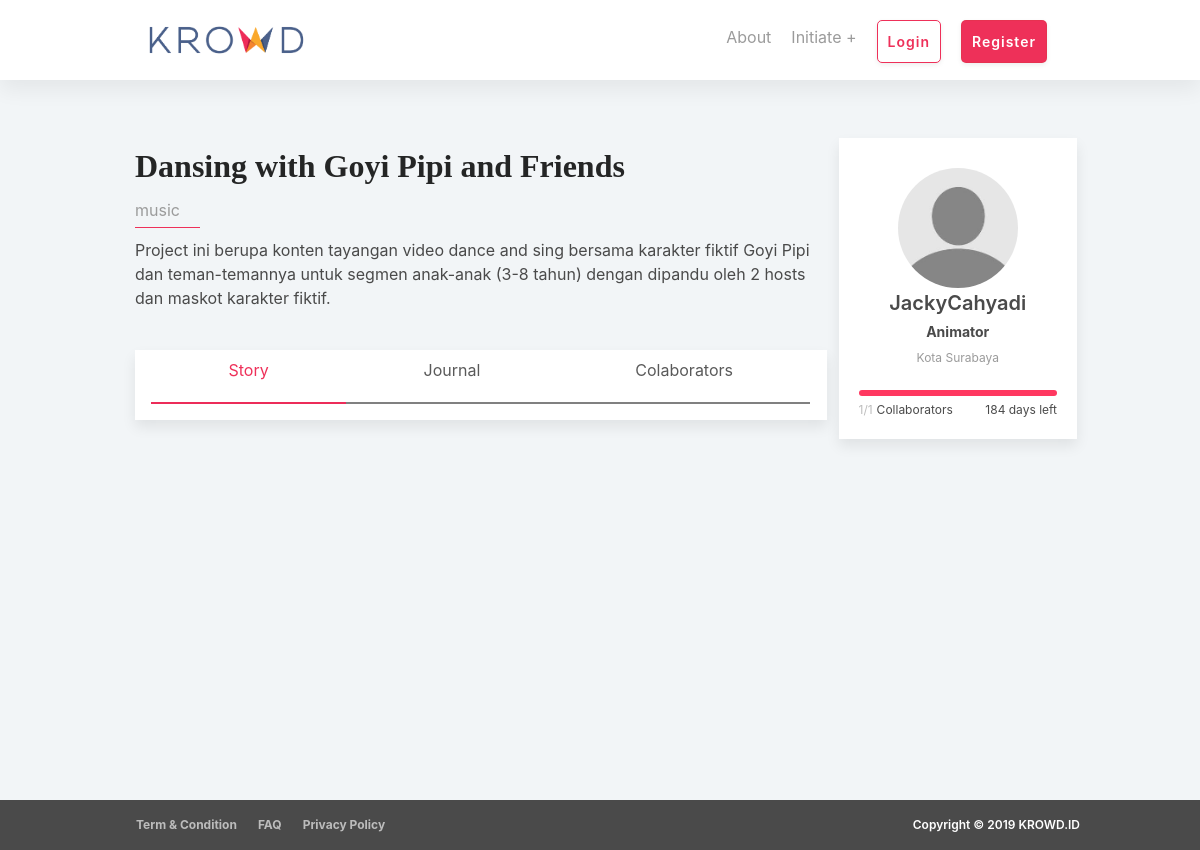
The page /c_krowd_home/detil_project/2 on the database its author committed.
### tables this page shows
CREATE TABLE `project` (
  `id_project` int(255) NOT NULL,
  `id_user` int(11) DEFAULT NULL,
  `judul_project` varchar(255) NOT NULL,
  `kategori` enum('music','fashion','technology','art','film&video','games','publishing','social') NOT NULL,
  `upload_image` blob NOT NULL,
  `short_desc` varchar(255) NOT NULL,
  `deskripsi` text NOT NULL,
  `lokasi` varchar(20) NOT NULL,
  `start_date` date NOT NULL,
  `end_date` date NOT NULL,
  `bidang_keahlian` varchar(20) NOT NULL,
  `max_user` int(100) NOT NULL,
  `popularity` enum('yes','no') NOT NULL,
  `admin_check` enum('Not Checked','Accepted','Rejected') NOT NULL
);

CREATE TABLE `user` (
  `id_user` int(11) NOT NULL,
  `username` varchar(255) NOT NULL,
  `email` varchar(255) NOT NULL,
  `password` varchar(255) NOT NULL,
  `short_bio` text NOT NULL,
  `experience` text NOT NULL,
  `portfolio` text NOT NULL,
  `kota` varchar(30) NOT NULL
);

### application/controllers/C_krowd_home.php (called while the page is built, shortened)
<?php
class C_krowd_home extends CI_Controller {
	function __construct()
    {
        $this->load->model('krowd_model');
    }
	public function detil_project($id)
	{
		$data['project'] = $this->krowd_model->get_specified_project_info($id);
		$data['collab'] = $this->krowd_model->get_project_collaborators($id);
		$this->load->view('detil_project', $data);
	}
}

### index.php (called while the page is built, shortened)
<?php
require_once BASEPATH.'core/CodeIgniter.php';

### application/models/krowd_model.php (called while the page is built, shortened)
<?php
class krowd_model extends CI_Model
{
    function get_specified_project_info($id)
    {
        $this->db->select('project.judul_project, user.username, project.kategori, project.short_desc, DATEDIFF(project.end_date,CURDATE()) AS "days_left", COUNT(queue.id_user) as "joined_user", project.max_user, project.deskripsi, project.lokasi, project.bidang_keahlian');
        $this->db->from('project');
        $this->db->join('user','project.id_user = user.id_user');
        $this->db->join('queue','queue.id_project = project.id_project');
        $this->db->where('project.id_project =', $id);
        $this->db->where('queue.status = 1');
        $query = $this->db->get();
        return $query->result_array();
    }
    function get_project_collaborators($id)
    {
        $this->db->select('user.id_user, user.username, user.kota');
        $this->db->from('user');
        $this->db->join('queue','queue.id_user=user.id_user');
        $this->db->join('project','project.id_project = queue.id_project');
        $this->db->where('project.id_project =', $id);
        $query = $this->db->get();
        return $query->result_array();
    }
    function get_collaborator_projects($id)
    {
        $this->db->select('count(queue.id_user)as "colpro"');
        $this->db->from('queue');
        $this->db->where('queue.id_user =', $id);
        $query = $this->db->get();
        return $query->result_array();
    }
    function get_initiated_projects($id)
    {
        $this->db->select('count(project.id_project)as"inpro"');
        $this->db->from('project');
        $this->db->join('user', 'user.id_user = project.id_user');
        $this->db->where('user.id_user =', $id);
        $query = $this->db->get();
        return $query->result_array();
    }
}

### application/views/detil_project.php (the view, shortened to what this page needs)
<link rel="stylesheet" href="<?= base_url('assets/css/detil_project.css')?>"/>
<?php foreach($project as $p){?>
<div class="bungkusDProject container">
	<div class="bungkusDetilProject2 columns">
		<div class="posProject column is-9">
			<h1 class="textJudulProjectDetil"><?= $p['judul_project']?></h1>
			<div class="textKategori"><?= $p['kategori']?></div>
			<span class="textBriefProject"><?= $p['short_desc']?></span>
			<div class="boxDetilProject">
				<div class="ant-tabs ant-tabs-top ant-tabs-line">
					<div role="tablist" class="ant-tabs-bar" tabindex="0">
							<div class="ant-tabs-nav-wrap">
								<div class="ant-tabs-nav-scroll">
									<nav class="navbar navbar-expand-sm justify-content-between" id="navMainMenu">
								      <ul class="navbar-nav nav-fill w-100 align-items-start">
								        <li class="nav-item">
								            <a class="nav-link active" id="ktg-menu" onclick="openMenu(event, 'story')">Story</a>
								        </li>
								        <li class="nav-item">
								            <a class="nav-link" id="ktg-menu" onclick="openMenu(event, 'jurnal')">Journal</a>
								        </li>
								        <li class="nav-item">
								            <a class="nav-link" id="ktg-menu" onclick="openMenu(event, 'colab')">Colaborators</a>
								        </li>
								     </ul>
								    </nav>
								</div>
							</div>
					</div>
				</div>
			</div>
		</div>
		<div class="posInitiator">
			<div class="bungkusInitiator">
				<img src="<?= base_url('assets/img/user.jpg')?>" alt="card" class="imgInitiator">
				<div class="body has-text-centered">
					<div class="textNamaInit"><?= $p['username']?></div>
					<div class="textJobdesk">
						<dl>
							<div>
								<dt><?= $p['bidang_keahlian']?></dt>
							</div>
						</dl>
					</div>
					<div class="textKota"><?= $p['lokasi']?></div>
					<progress class="progress is-danger is-12 is-small" value="<?= $p['joined_user']?>" max="<?= $p['max_user']?>" style="height: 6px; margin-top: 20px; margin-bottom: 5px;"></progress>
					<div class="columns is-mobile">
						<div class="column is-6 is-size-7 is-inline-block" align="left">
							<span class="textCollaborator is-black"><?= $p['joined_user']?>/<?= $p['max_user']?></span>Collaborators
						</div>
						<div class="column is-6 is-size-7 is-inline-block" align="right">
							<p class="time-left"><?= $p['days_left']?> days left</p>
						</div>
					</div>
				</div>
			</div>
		</div>
	</div>
</div>
<?php }?>

### assets/css/style.css (style rules this page uses)
body { font-family: 'Rubik' sans-serif; }
#navMainMenu { padding-top:0px; padding-bottom:0px; width:100%; }
#ktg-menu { padding-bottom:20px; cursor: pointer; border-bottom:2px solid grey; }
#ktg-menu.active { border-bottom: 2px solid #ec2c59; color: #ee3059; }
.nav-link.active { border-bottom: 2px solid #ec2c59; color: #ee3059; }
.textCollaborator { color: rgb(189, 189, 189); }

### assets/css/detil_project.css (style rules this page uses)
.bungkusDetilProject2 { min-height: 620px; }
.bungkusDetilProject2 { padding-top: 150px; display: flex; }
.posProject { margin-bottom: 60px; flex: none; width: 75%; }
.posInitiator { margin-bottom: 60px; flex: none; width: 25%; }
.textJudulProjectDetil { width: 100%; font-family: heading-bold; font-size: 2rem; font-weight: 600; margin-bottom: 1rem; line-height: 1; }
.textKategori { color: rgb(155, 155, 155); display: inline-block; padding-right: 20px; padding-bottom: 5px; margin-bottom: 10px; border-bottom: 1px solid rgb(238, 48, 89); }
.textBriefProject { display: block; margin-bottom: 40px; }
span { font-style: inherit; font-weight: inherit; }
.bungkusInitiator { background: white none repeat scroll 0% 0%; box-shadow: rgba(0, 0, 0, 0.08) 0px 7px 13px; position: relative; overflow: auto; padding: 20px; }
.imgInitiator { height: 120px; max-width: 120px; border-radius: 50%; margin: 10px auto auto; display: block; }
.textNamaInit { font-size: 1.25rem; font-weight: 600; }
.textJobdesk { font-size: 0.875rem; line-height: 2; }
.textKota { font-size: 0.75rem; color: rgb(155, 155, 155); line-height: 2; }
.textCollaborator, [data-textCollaborator] { padding-right: 4px; }
.boxDetilProject { background: white none repeat scroll 0% 0%; box-shadow: rgba(0, 0, 0, 0.08) 0px 7px 13px; position: relative; overflow: auto; }

### rows shown on the page
project: judul_project "Dansing with Goyi Pipi and Friends", kategori "music", short_desc "Project ini berupa konten tayangan video dance and sing bersama karakter fiktif Goyi Pipi dan teman-temannya untuk segmen anak-anak (3-8 tahun) dengan dipandu oleh 2 hosts dan maskot karakter fiktif.", id_user.username "JackyCahyadi", bidang_keahlian "Animator", lokasi "Kota Surabaya", joined_user "1", max_user "1", days_left "184"
